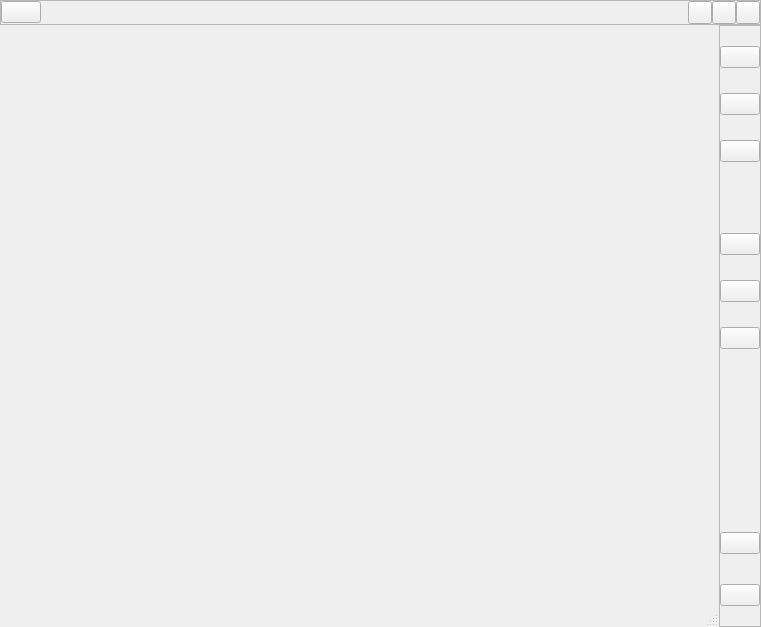
<?xml version="1.0" encoding="UTF-8"?>
<ui version="4.0">
 <class>PLSMainView</class>
 <widget class="QFrame" name="PLSMainView">
  <property name="geometry">
   <rect>
    <x>0</x>
    <y>0</y>
    <width>761</width>
    <height>627</height>
   </rect>
  </property>
  <property name="windowTitle">
   <string>Prism Live Studio</string>
  </property>
  <layout class="QVBoxLayout" name="verticalLayout_2" stretch="0,0,1">
   <property name="spacing">
    <number>0</number>
   </property>
   <property name="leftMargin">
    <number>0</number>
   </property>
   <property name="topMargin">
    <number>0</number>
   </property>
   <property name="rightMargin">
    <number>0</number>
   </property>
   <property name="bottomMargin">
    <number>0</number>
   </property>
   <item>
    <widget class="QFrame" name="titleBar">
     <property name="frameShape">
      <enum>QFrame::StyledPanel</enum>
     </property>
     <property name="frameShadow">
      <enum>QFrame::Raised</enum>
     </property>
     <layout class="QHBoxLayout" name="titleBarLayout">
      <property name="spacing">
       <number>0</number>
      </property>
      <property name="leftMargin">
       <number>0</number>
      </property>
      <property name="topMargin">
       <number>0</number>
      </property>
      <property name="rightMargin">
       <number>0</number>
      </property>
      <property name="bottomMargin">
       <number>0</number>
      </property>
      <item>
       <widget class="QPushButton" name="menu">
        <property name="cursor">
         <cursorShape>ArrowCursor</cursorShape>
        </property>
        <property name="text">
         <string notr="true"/>
        </property>
       </widget>
      </item>
      <item>
       <widget class="QLabel" name="logo">
        <property name="text">
         <string/>
        </property>
       </widget>
      </item>
      <item>
       <spacer name="horizontalSpacer">
        <property name="orientation">
         <enum>Qt::Horizontal</enum>
        </property>
        <property name="sizeHint" stdset="0">
         <size>
          <width>40</width>
          <height>20</height>
         </size>
        </property>
       </spacer>
      </item>
      <item>
       <layout class="QHBoxLayout" name="titleButtonLayout">
        <property name="spacing">
         <number>0</number>
        </property>
        <item>
         <widget class="QToolButton" name="min">
          <property name="cursor">
           <cursorShape>ArrowCursor</cursorShape>
          </property>
          <property name="text">
           <string notr="true"/>
          </property>
         </widget>
        </item>
        <item>
         <widget class="QToolButton" name="maxres">
          <property name="cursor">
           <cursorShape>ArrowCursor</cursorShape>
          </property>
          <property name="text">
           <string notr="true"/>
          </property>
         </widget>
        </item>
        <item>
         <widget class="QToolButton" name="close">
          <property name="cursor">
           <cursorShape>ArrowCursor</cursorShape>
          </property>
          <property name="text">
           <string notr="true"/>
          </property>
         </widget>
        </item>
       </layout>
      </item>
     </layout>
    </widget>
   </item>
   <item>
    <widget class="QWidget" name="hline" native="true"/>
   </item>
   <item>
    <widget class="QFrame" name="body">
     <property name="frameShape">
      <enum>QFrame::NoFrame</enum>
     </property>
     <property name="frameShadow">
      <enum>QFrame::Raised</enum>
     </property>
     <layout class="QHBoxLayout" name="horizontalLayout_2" stretch="1,0">
      <property name="spacing">
       <number>0</number>
      </property>
      <property name="leftMargin">
       <number>0</number>
      </property>
      <property name="topMargin">
       <number>0</number>
      </property>
      <property name="rightMargin">
       <number>0</number>
      </property>
      <property name="bottomMargin">
       <number>0</number>
      </property>
      <item>
       <layout class="QVBoxLayout" name="verticalLayout_3" stretch="0,1,0">
        <property name="spacing">
         <number>0</number>
        </property>
        <item>
         <widget class="QFrame" name="channelsArea">
          <property name="frameShape">
           <enum>QFrame::NoFrame</enum>
          </property>
          <property name="frameShadow">
           <enum>QFrame::Raised</enum>
          </property>
         </widget>
        </item>
        <item>
         <widget class="QFrame" name="content">
          <property name="frameShape">
           <enum>QFrame::NoFrame</enum>
          </property>
          <property name="frameShadow">
           <enum>QFrame::Raised</enum>
          </property>
         </widget>
        </item>
        <item>
         <widget class="PLSBasicStatusBar" name="bottomArea"/>
        </item>
       </layout>
      </item>
      <item>
       <widget class="QFrame" name="rightArea">
        <property name="frameShape">
         <enum>QFrame::StyledPanel</enum>
        </property>
        <property name="frameShadow">
         <enum>QFrame::Plain</enum>
        </property>
        <layout class="QVBoxLayout" name="verticalLayout" stretch="0,0,0,0,0,0,0,0,0,0,0,0,0,0,0,0,10,0,0,0,0">
         <property name="spacing">
          <number>0</number>
         </property>
         <property name="leftMargin">
          <number>0</number>
         </property>
         <property name="topMargin">
          <number>0</number>
         </property>
         <property name="rightMargin">
          <number>0</number>
         </property>
         <property name="bottomMargin">
          <number>0</number>
         </property>
         <item>
          <spacer name="verticalSpacer_2">
           <property name="orientation">
            <enum>Qt::Vertical</enum>
           </property>
           <property name="sizeType">
            <enum>QSizePolicy::Fixed</enum>
           </property>
           <property name="sizeHint" stdset="0">
            <size>
             <width>20</width>
             <height>20</height>
            </size>
           </property>
          </spacer>
         </item>
         <item alignment="Qt::AlignHCenter">
          <widget class="QPushButton" name="user">
           <property name="cursor">
            <cursorShape>ArrowCursor</cursorShape>
           </property>
           <property name="text">
            <string notr="true"/>
           </property>
           <property name="iconSize">
            <size>
             <width>34</width>
             <height>34</height>
            </size>
           </property>
           <property name="useFor" stdset="0">
            <string notr="true">QToolButton</string>
           </property>
          </widget>
         </item>
         <item>
          <spacer name="verticalSpacer_3">
           <property name="orientation">
            <enum>Qt::Vertical</enum>
           </property>
           <property name="sizeType">
            <enum>QSizePolicy::Fixed</enum>
           </property>
           <property name="sizeHint" stdset="0">
            <size>
             <width>20</width>
             <height>25</height>
            </size>
           </property>
          </spacer>
         </item>
         <item alignment="Qt::AlignHCenter">
          <widget class="QPushButton" name="studioMode">
           <property name="cursor">
            <cursorShape>ArrowCursor</cursorShape>
           </property>
           <property name="toolTip">
            <string>main.rightbar.studiomode.tooltip</string>
           </property>
           <property name="text">
            <string/>
           </property>
           <property name="checkable">
            <bool>true</bool>
           </property>
           <property name="useFor" stdset="0">
            <string notr="true">QToolButton</string>
           </property>
          </widget>
         </item>
         <item>
          <spacer name="verticalSpacer_4">
           <property name="orientation">
            <enum>Qt::Vertical</enum>
           </property>
           <property name="sizeType">
            <enum>QSizePolicy::Fixed</enum>
           </property>
           <property name="sizeHint" stdset="0">
            <size>
             <width>20</width>
             <height>25</height>
            </size>
           </property>
          </spacer>
         </item>
         <item alignment="Qt::AlignHCenter">
          <widget class="QPushButton" name="chat">
           <property name="cursor">
            <cursorShape>ArrowCursor</cursorShape>
           </property>
           <property name="toolTip">
            <string>main.rightbar.chat.tooltip</string>
           </property>
           <property name="text">
            <string/>
           </property>
           <property name="checkable">
            <bool>true</bool>
           </property>
           <property name="useFor" stdset="0">
            <string notr="true">QToolButton</string>
           </property>
          </widget>
         </item>
         <item>
          <spacer name="verticalSpacer_8">
           <property name="orientation">
            <enum>Qt::Vertical</enum>
           </property>
           <property name="sizeType">
            <enum>QSizePolicy::Fixed</enum>
           </property>
           <property name="sizeHint" stdset="0">
            <size>
             <width>20</width>
             <height>17</height>
            </size>
           </property>
          </spacer>
         </item>
         <item>
          <layout class="QHBoxLayout" name="horizontalLayout">
           <property name="spacing">
            <number>0</number>
           </property>
           <property name="leftMargin">
            <number>1</number>
           </property>
           <property name="bottomMargin">
            <number>0</number>
           </property>
           <item>
            <widget class="PLSToastButton" name="alert" native="true"/>
           </item>
          </layout>
         </item>
         <item>
          <spacer name="verticalSpacer_7">
           <property name="orientation">
            <enum>Qt::Vertical</enum>
           </property>
           <property name="sizeType">
            <enum>QSizePolicy::Fixed</enum>
           </property>
           <property name="sizeHint" stdset="0">
            <size>
             <width>20</width>
             <height>15</height>
            </size>
           </property>
          </spacer>
         </item>
         <item>
          <widget class="QLabel" name="label_separate">
           <property name="text">
            <string/>
           </property>
          </widget>
         </item>
         <item>
          <spacer name="verticalSpacer_10">
           <property name="orientation">
            <enum>Qt::Vertical</enum>
           </property>
           <property name="sizeType">
            <enum>QSizePolicy::Fixed</enum>
           </property>
           <property name="sizeHint" stdset="0">
            <size>
             <width>20</width>
             <height>25</height>
            </size>
           </property>
          </spacer>
         </item>
         <item alignment="Qt::AlignHCenter">
          <widget class="QPushButton" name="beauty">
           <property name="text">
            <string/>
           </property>
          </widget>
         </item>
         <item>
          <spacer name="verticalSpacer_9">
           <property name="orientation">
            <enum>Qt::Vertical</enum>
           </property>
           <property name="sizeType">
            <enum>QSizePolicy::Fixed</enum>
           </property>
           <property name="sizeHint" stdset="0">
            <size>
             <width>20</width>
             <height>25</height>
            </size>
           </property>
          </spacer>
         </item>
         <item>
          <widget class="QPushButton" name="stickers">
           <property name="text">
            <string/>
           </property>
          </widget>
         </item>
         <item>
          <spacer name="verticalSpacer_11">
           <property name="orientation">
            <enum>Qt::Vertical</enum>
           </property>
           <property name="sizeType">
            <enum>QSizePolicy::Fixed</enum>
           </property>
           <property name="sizeHint" stdset="0">
            <size>
             <width>20</width>
             <height>25</height>
            </size>
           </property>
          </spacer>
         </item>
         <item alignment="Qt::AlignHCenter|Qt::AlignVCenter">
          <widget class="QPushButton" name="bgmBtn">
           <property name="text">
            <string/>
           </property>
          </widget>
         </item>
         <item>
          <spacer name="verticalSpacer">
           <property name="orientation">
            <enum>Qt::Vertical</enum>
           </property>
           <property name="sizeType">
            <enum>QSizePolicy::Expanding</enum>
           </property>
           <property name="sizeHint" stdset="0">
            <size>
             <width>20</width>
             <height>153</height>
            </size>
           </property>
          </spacer>
         </item>
         <item alignment="Qt::AlignHCenter">
          <widget class="QPushButton" name="help">
           <property name="cursor">
            <cursorShape>ArrowCursor</cursorShape>
           </property>
           <property name="text">
            <string/>
           </property>
           <property name="checkable">
            <bool>true</bool>
           </property>
           <property name="useFor" stdset="0">
            <string notr="true">QToolButton</string>
           </property>
          </widget>
         </item>
         <item>
          <spacer name="verticalSpacer_6">
           <property name="orientation">
            <enum>Qt::Vertical</enum>
           </property>
           <property name="sizeType">
            <enum>QSizePolicy::Fixed</enum>
           </property>
           <property name="sizeHint" stdset="0">
            <size>
             <width>20</width>
             <height>30</height>
            </size>
           </property>
          </spacer>
         </item>
         <item alignment="Qt::AlignHCenter">
          <widget class="QPushButton" name="settings">
           <property name="cursor">
            <cursorShape>ArrowCursor</cursorShape>
           </property>
           <property name="text">
            <string/>
           </property>
           <property name="checkable">
            <bool>true</bool>
           </property>
           <property name="useFor" stdset="0">
            <string notr="true">QToolButton</string>
           </property>
          </widget>
         </item>
         <item>
          <spacer name="verticalSpacer_5">
           <property name="orientation">
            <enum>Qt::Vertical</enum>
           </property>
           <property name="sizeType">
            <enum>QSizePolicy::Fixed</enum>
           </property>
           <property name="sizeHint" stdset="0">
            <size>
             <width>20</width>
             <height>20</height>
            </size>
           </property>
          </spacer>
         </item>
        </layout>
       </widget>
      </item>
     </layout>
    </widget>
   </item>
  </layout>
 </widget>
 <customwidgets>
  <customwidget>
   <class>PLSBasicStatusBar</class>
   <extends>QStatusBar</extends>
   <header>window-basic-status-bar.hpp</header>
   <container>1</container>
  </customwidget>
  <customwidget>
   <class>PLSToastButton</class>
   <extends>QWidget</extends>
   <header>PLSToastButton.hpp</header>
   <container>1</container>
  </customwidget>
 </customwidgets>
 <resources/>
 <connections/>
 <slots>
  <slot>on_beauty_clicked()</slot>
 </slots>
</ui>
